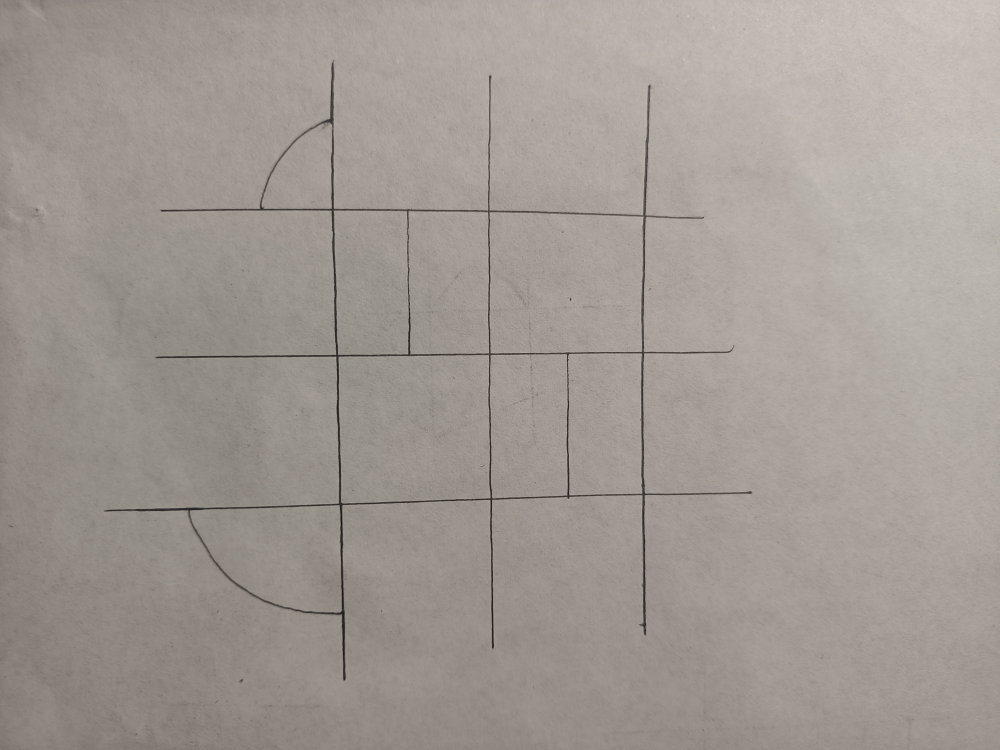
#> input picture data/hand_drawn_1.jpg, 4000 x 3000 px (shown at 1/4 size)
$ python -i Resize.py   (imports and definitions only)
#> lines starting #> are read from the running program, lines starting #| are printed output that depends on the picture
from PIL import Image
import numpy as np
import cv2


def resize_image(file):
    # 打开相应路径下图片为 Pillow 对象
#> called with file = '../../data/hand_drawn_1.jpg'
    image = Image.open(file)
#> image is the input picture: PIL image 4000x3000 RGB; mean R, G, B 160.9, 154.5, 146.7
    # 获取原始图片尺寸
    original_width, original_height = image.size
#> original_width = 4000; original_height = 3000
    # 计算新的尺寸，使其符合1:1的比例
    new_width = 800
    new_height = 800
    # 计算原始图片的宽高比
    original_aspect_ratio = original_width / original_height
#> original_aspect_ratio = 1.33

    # 如果更宽，限制高为new_height = 800
    if original_aspect_ratio > 1:
        new_ = int(image.width * (new_height / image.height))
#> new_ = 1066
        image = image.resize((new_, new_height))
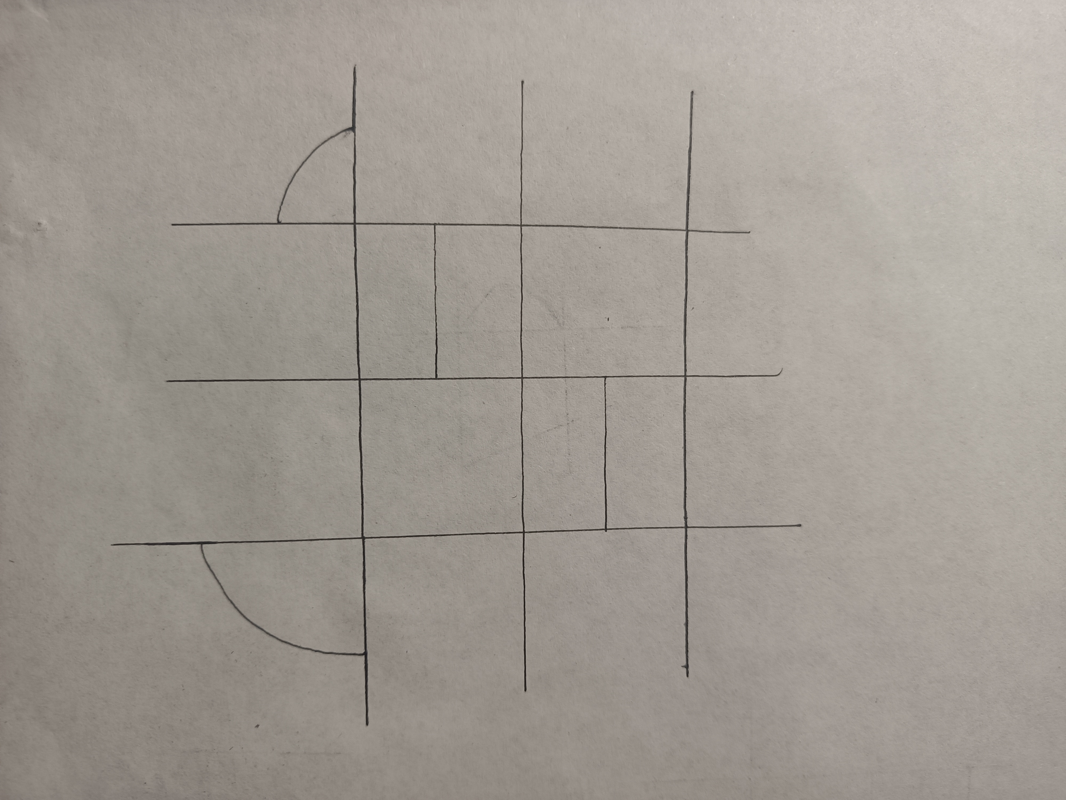
#> image: PIL image 1066x800 RGB; mean R, G, B 160.9, 154.5, 146.7

        left = int((image.width - new_height) / 2)
#> left = 133
        image = image.crop((left, 0, left + new_height, new_height))
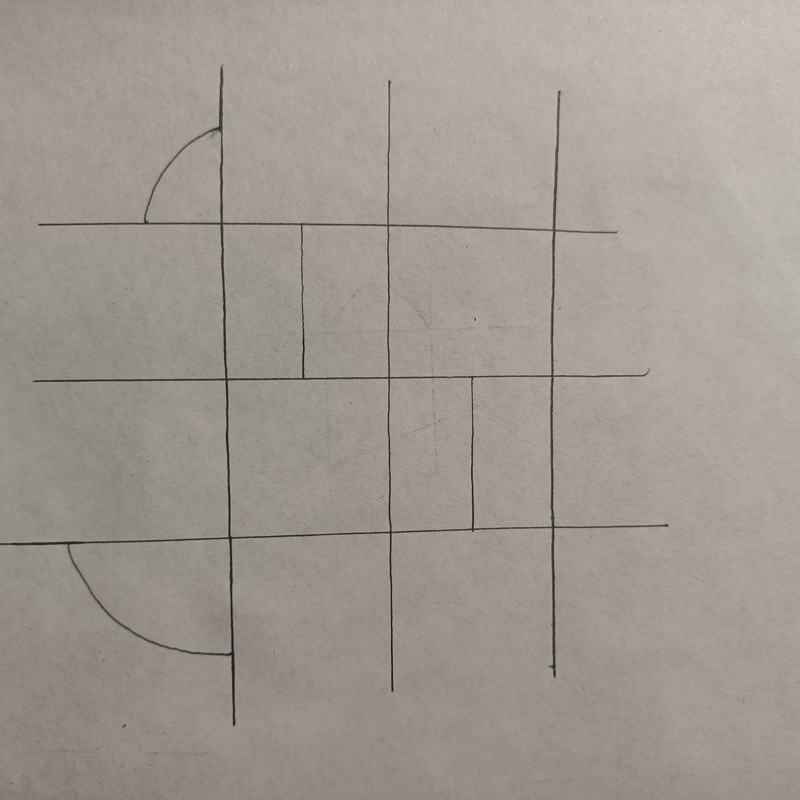
#> image: PIL image 800x800 RGB; mean R, G, B 160.2, 153.7, 146
    # 如果更高，限制宽为new_width = 800
    else:
        new_ = int(image.height * (new_width / image.width))
        image = image.resize((new_width, new_))

        height = int((image.height - new_width) / 2)
        image = image.crop((0, height, new_width, height + new_width))

    # 将Pillow图像对象转换为 NumPy 数组
    image_np = np.array(image)
    image.close()

    # 将 NumPy 数组转换为 OpenCV 图像对象
    image_cv2 = cv2.cvtColor(image_np, cv2.COLOR_RGB2BGR)

    return image_cv2

>>> result = resize_image('../../data/hand_drawn_1.jpg')
